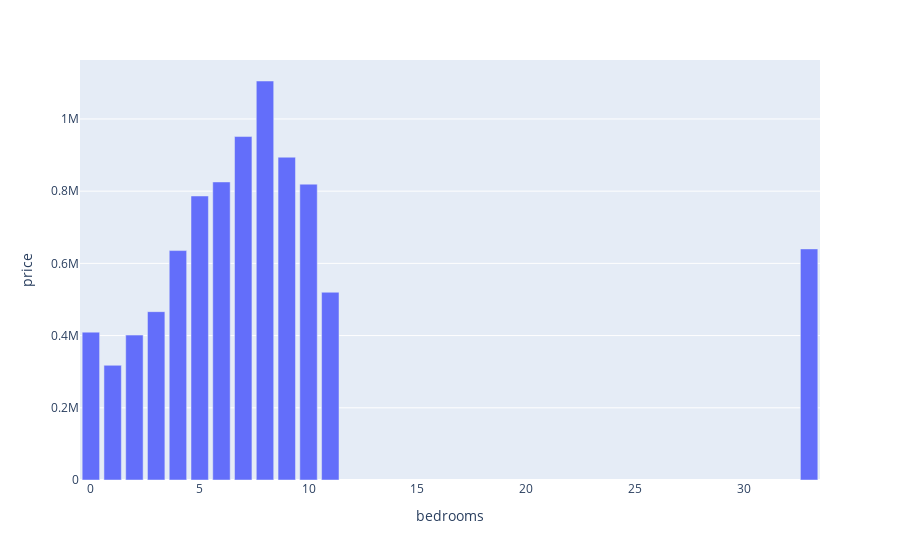

Source (notebook cell):
### Code cell
pd.set_option('display.float_format', lambda x: '%.2f' % x)
pd.set_option('display.max_rows', None)
bedrooms_price = data[['bedrooms', 'price']].groupby('bedrooms').mean().reset_index().sort_values(by='price', axis=0, ascending= False)

fig=px.bar(bedrooms_price, x='bedrooms', y='price')
fig.show()

### Figure 1 — Plotly figure (JSON) as saved in the notebook; plotly's stock layout.template omitted (floating-point values rounded to 4 significant figures)
{"data": [{"alignmentgroup": "True", "hovertemplate": "bedrooms=%{x}<br>price=%{y}<extra></extra>", "legendgroup": "", "marker": {"color": "#636efa"}, "name": "", "offsetgroup": "", "orientation": "v", "showlegend": false, "textposition": "auto", "type": "bar", "x": [8, 7, 9, 6, 10, 5, 33, 4, 11, 3, 0, 2, 1], "xaxis": "x", "y": [1105000.0, 951200.0, 894000.0, 825500.0, 819300.0, 786600.0, 640000, 635400.0, 520000, 466200.0, 409500.0, 401400.0, 317600.0], "yaxis": "y"}], "layout": {"barmode": "relative", "legend": {"tracegroupgap": 0}, "margin": {"t": 60}, "xaxis": {"anchor": "y", "domain": [0, 1], "title": {"text": "bedrooms"}}, "yaxis": {"anchor": "x", "domain": [0, 1], "title": {"text": "price"}}}}
